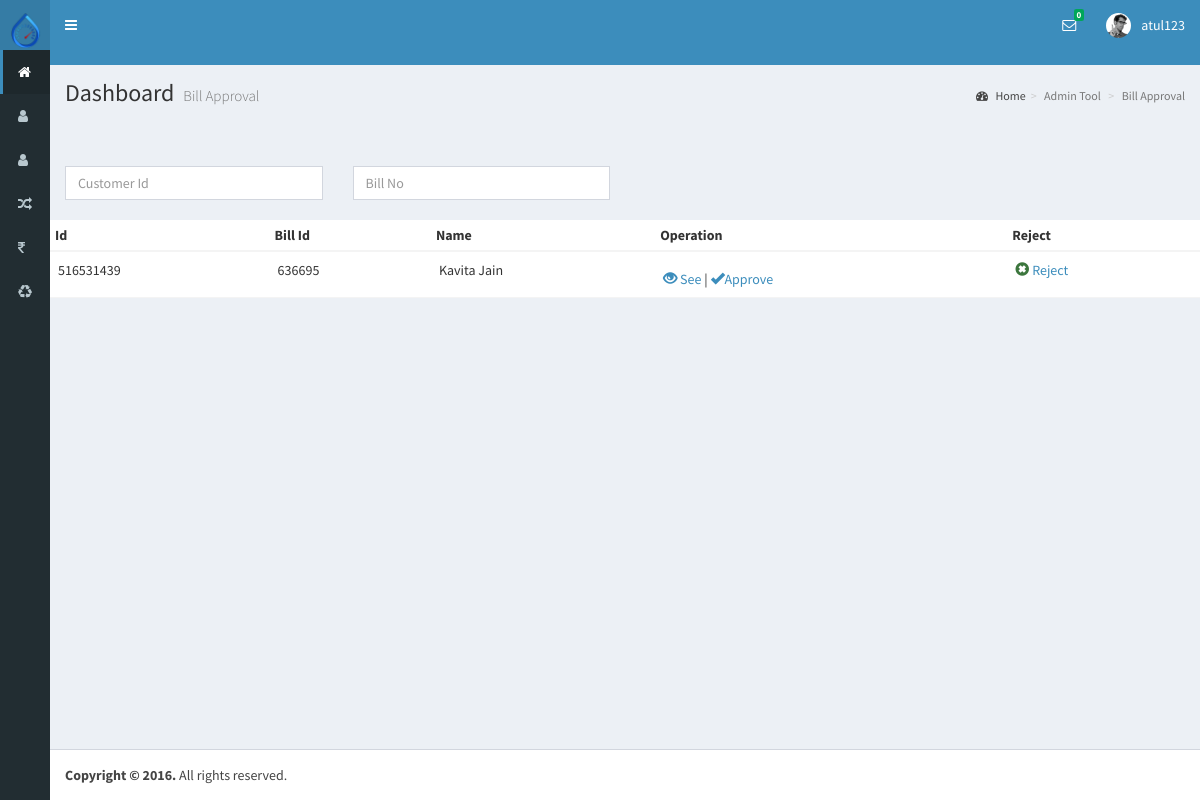
Page /billApproval.php (signed in) on the committed database.
### tables this page shows
CREATE TABLE `temp_bill` (
  `id` int(11) NOT NULL,
  `customer_id` varchar(20) NOT NULL,
  `customer_name` varchar(100) NOT NULL,
  `type` varchar(40) NOT NULL,
  `bill_id` varchar(20) NOT NULL,
  `c_reading` int(11) NOT NULL,
  `a_reading` int(11) NOT NULL,
  `amount` float NOT NULL,
  `month` varchar(20) NOT NULL,
  `year` varchar(20) NOT NULL,
  `ugd` float NOT NULL,
  `borwell` float NOT NULL
);

### resource/api_function.php (called while the page is built, shortened)
<?php
     include("db/connect.php");
     include('function.php');
 class apiFunction
 {
	    public $db;
        public function __construct(database $db,$con)
        {
               $this->db=$db;
        }
        public function gettingDataforApproval($table,$numRow)
        {
              $data=$this->db->getAllWithLimit($table,$numRow);
              return $data;
        }
}
?>

### resource/function.php (called while the page is built, shortened)
<?php
          class database
          {
                protected $con;
                public function __construct($con)
                {
                   $this->con=$con;
                }
                 public function getAllWithLimit($table,$numRow)
                 {
                       $str="select * from ".$table." ORDER BY id DESC LIMIT ".$numRow;
                       $row= $this->con->query($str);
                       $array=array();
                       while($result=$row->fetch_assoc())
                       {
                           $array[]=$result;
                       }
                       return $array;
                 }
          }
?>

### billApproval.php (the view, shortened to what this page needs)
<?php
        include_once("db/connect.php");
        include_once('resource/api_function.php');
        $db=new database($con);
        $api= new apiFunction($db,$con);
        $data=$api->gettingDataforApproval('temp_bill',10);
?>
<?php include "include/header.php"; ?>
<?php include("navbar/super-adminheader.php");?>
  <div class="content-wrapper">
    <section class="content-header">
      <h1>
        Dashboard
        <small>Bill Approval </small>
      </h1>
      <ol class="breadcrumb">
        <li><a href="#"><i class="fa fa-dashboard"></i> Home</a></li><li class="active">Admin Tool</li>
        <li class="active">Bill Approval</li>
      </ol>
    </section>
  <div class="clr-20"></div>
  <div class="clr-20"></div>
  <div class="clr-20"></div>
<section>
<div class="row">
 <div class="col-md-12">
     <div class="col-md-3">
        <input type="text" class="form-control" id="customer_id" placeholder="Customer Id">
     </div>
     <div class="col-md-3">
        <input type="text" class="form-control" id="bill_id" placeholder="Bill No">
     </div>
 </div>
<div class="clr-20"></div>
 <div class="col-md-12" id="approvalResult">
  <table class="table table-condensed " style="border-collapse:collapse;
  background: white; width: 100%; ">
    <thead>
        <tr>
            <th>Id</th>
            <th>Bill Id</th>
            <th>Name</th>
            <th>Operation</th>
            <th>Reject</th>
        </tr>
    </thead>
    <tbody>
    <?php  $i=0;
       foreach ($data as $key => $value):  $i++ ;?>
          <tr  class="accordion-toggle table-hover1" >
            <td><?php echo $value['customer_id'] ?></td>
            <td><?php echo $value['bill_id'] ?></td>
            <td><?php echo $value['customer_name'] ?></td>
            <td data-toggle='collapse' data-target='#demo<?php echo $i; ?>' class='seen'>
                <a href="#" id='seeData' class="<?php echo $value['bill_id'] ?>" Ide="<?php echo $value['bill_id'] ?>"><span class="glyphicon glyphicon-eye-open" style="margin-top: 10px;"></span> See </a>|
                <a href="#" id="approve1" class="<?php echo $value['bill_id'] ?>" Ide="<?php echo $value['bill_id'] ?>"><span class="glyphicon glyphicon-ok" style="margin-top: 10px;"></span>Approve</a>
            </td>
            <td class="text-success"><span class="glyphicon glyphicon-remove-sign"></span> <a href="#" class="<?php echo $value['bill_id'] ?>" Ide="<?php echo $value['bill_id'] ?>" id="reject">Reject</a></td>
        </tr>
   <?php endforeach ?>
    </tbody>
</table>
</div></div>
</section>
</div>
   <?php include "include/footer.php"; ?>

### billApproval.php (style rules this page uses)
.table-condensed>tbody>tr>td { padding: 8px; }

### rows in the picture
temp_bill: customer "516531439", bill "636695", customer_name "Kavita Jain"

### other values in the picture
$_SESSION['user'] "atul123"
